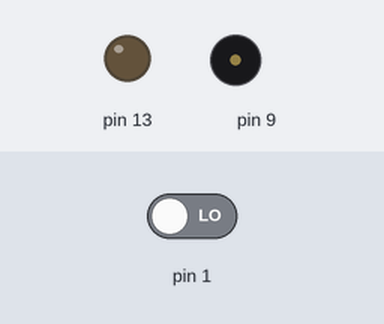
A sketch run on a simulated Arduino Uno, built with avr-gcc and run on an emulated ATmega328P. On the bench: output pins drawn as LEDs (lit = HIGH), buzzer (waves = sounding). The test bench sets the inputs (shaded band); at power-on: pin 1 LOW.

Above: at 1.2 s.
1.3 s: pin 1 driven HIGH
At 2.5 s:
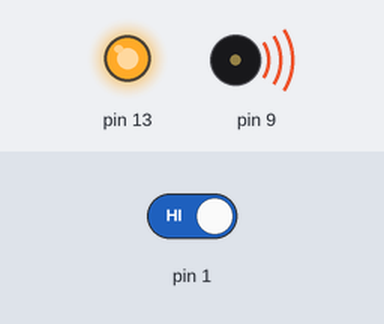
2.8 s: pin 1 driven LOW
At 3.7 s:
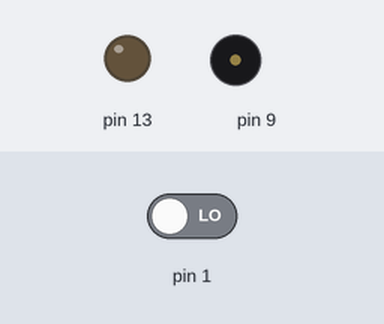
Timing chart, 0 to 5.8 s (numbered marks = the images above; inputs shaded):
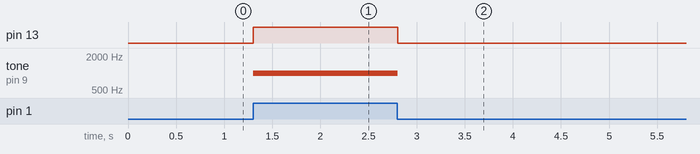

The sketch:

frantic_hillar_krunk1.ino
```cpp
int a=0;

void setup()
{
  pinMode(13,OUTPUT);
  pinMode(9,OUTPUT);
  pinMode(1,INPUT);
}
void loop()
{
  a= digitalRead(1);
  if(a==HIGH)
  {
    digitalWrite(13,HIGH);
    tone(9,1000);
  }
  else
  {
    digitalWrite(13,LOW);
    noTone(9);
  }
  delay(20);
}
```

Measured:
- after the input at 1.3 s, pin 13: LOW → HIGH at once; tone on pin 9: silent → 1000 Hz at once
- after the input at 2.8 s, pin 13: HIGH → LOW at once; tone on pin 9: 1000 Hz → silent at once
